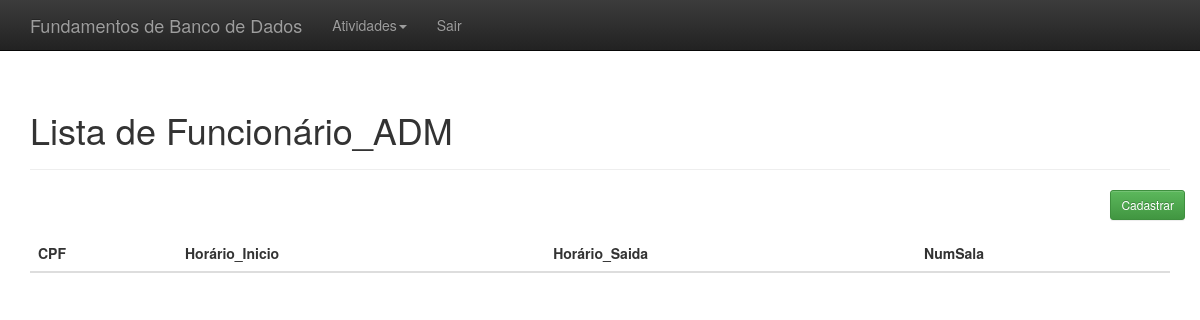
The app's page /index.php?link=14, older data.
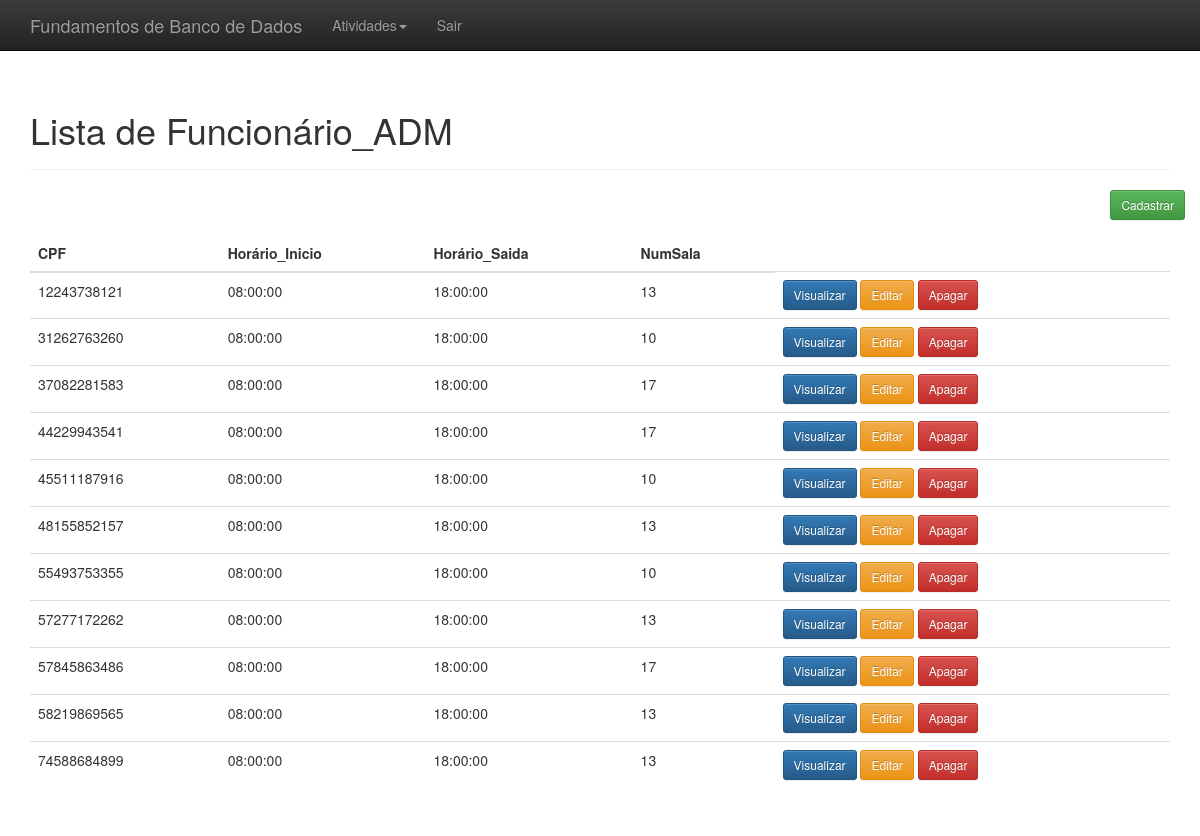
The same page, newer data.
### tables this page shows
CREATE TABLE FuncionarioADM(
	CPF VARCHAR(11) ,
    HorarioInicio TIME,
    HorarioSaida TIME, 
    NumSala INT
    );

### listar_funcionarioadm.php (the view, shortened to what this page needs)
<?php
    include "conexao.php";
	$resultado=mysqli_query($conectar,"SELECT * FROM funcionarioadm ORDER BY CPF");
?>
<div class="container theme-showcase" role="main">
  <div class="page-header">
	<h1>Lista de Funcionário_ADM</h1>
  </div>
  <div class="row espaco">
	<div class="pull-right">
		<a href="index.php?link=3"<button type='button' class='btn btn-sm btn-success'>Cadastrar</button></a>
	</div>
  </div>
  <div class="row">
	<div class="col-md-12">
	  <table class="table">
		<thead>
		  <tr>
			<th>CPF</th>
			<th>Horário_Inicio</th>
			<th>Horário_Saida</th>
			<th>NumSala</th>
		  </tr>
		</thead>
		<tbody>
			<?php
				while($linhas = mysqli_fetch_array($resultado)){
					echo "<tr>";
						echo "<td>".$linhas['CPF']."</td>";
						echo "<td>".$linhas['HorarioInicio']."</td>";
						echo "<td>".$linhas['HorarioSaida']."</td>";
						echo "<td>".$linhas['NumSala']."</td>";
						?>
						<td>
						<a href='index.php?link=5&id=<?php echo $linhas['id']; ?>'><button type='button' class='btn btn-sm btn-primary'>Visualizar</button></a>
						<a href='index.php?link=16&CPF=<?php echo $linhas['CPF']; ?>'><button type='button' class='btn btn-sm btn-warning'>Editar</button></a>
						<a href='processa/proc_apagar_funcionarioadm.php?CPF=<?php echo $linhas['CPF']; ?>'><button type='button' class='btn btn-sm btn-danger'>Apagar</button></a>
						<?php
					echo "</tr>";
				}
			?>
		</tbody>
	  </table>
	</div>
  </div>
</div>

### index.php (shortened to what this page needs)
<!DOCTYPE html>
<html lang="pt-br">
  <head>
    <link href="css/bootstrap.min.css" rel="stylesheet">
    <link href="css/bootstrap-theme.min.css" rel="stylesheet">
    <link href="css/ie10-viewport-bug-workaround.css" rel="stylesheet">
    <link href="css/theme.css" rel="stylesheet">
  </head>
  <body role="document">
	<?php
		include_once("menu_admin.php");
		if(isset($_GET['link'])){
			$link = $_GET["link"];
		}
		$pag[1] = "bem_vindo.php";
		$pag[2] = "listar_usuario.php";
		$pag[3] = "cad_usuario.php";
		$pag[4] = "editar_usuario.php";
		$pag[5] = "visual_usuario.php";
        $pag[6] = "listar_departamento.php";
		$pag[7] = "cad_departamento.php";
		$pag[8] = "editar_departamento.php";
		$pag[9] = "visual_departamento.php";
        $pag[10] = "listar_funcionario.php";
		$pag[11] = "cad_funcionario.php";
		$pag[12] = "editar_funcionario.php";
		$pag[13] = "visual_funcionario.php";
        $pag[14] = "listar_funcionarioadm.php";
		$pag[15] = "cad_funcionarioadm.php";
		$pag[16] = "editar_funcionarioadm.php";
		$pag[17] = "visual_funcionarioadm.php";
        $pag[18] = "listar_funcionarioprojeto.php";
		$pag[19] = "cad_funcionarioprojeto.php";
		$pag[20] = "editar_funcionarioprojeto.php";
		$pag[21] = "visual_funcionarioprojeto.php";
        $pag[22] = "listar_projeto.php";
		$pag[23] = "cad_projeto.php";
		$pag[24] = "editar_projeto.php";
		$pag[25] = "visual_projeto.php";
        $pag[26] = "listar_historicofuncionario.php";
		$pag[27] = "cad_historicofuncionario.php";
		$pag[28] = "editar_historicofuncionario.php";
		$pag[29] = "visual_historicofuncionario.php";
		if(!empty($link)){
			if(file_exists($pag[$link])){
				include $pag[$link];
			}else{
				include "bem_vindo.php";
			}
		}else{
			include "bem_vindo.php";
		}
	?>
  </body>
</html>

### menu_admin.php (shortened to what this page needs)
 <nav class="navbar navbar-inverse navbar-fixed-top">
   <div class="container">
     <div class="navbar-header">
       <a class="navbar-brand" href="index.php">Fundamentos de Banco de Dados</a>
     </div>
     <div id="navbar" class="navbar-collapse collapse">
       <ul class="nav navbar-nav">
         <li class="dropdown">
           <a href="#" class="dropdown-toggle" data-toggle="dropdown" role="button" aria-haspopup="true" aria-expanded="false">Atividades<span class="caret"></span></a>
         </li>
<li><a href="sair.php">Sair</a></li>
       </ul>
     </div>
   </div>
 </nav>

### css/theme.css (style rules this page uses)
body { padding-top: 70px; padding-bottom: 30px; }
.espaco { margin-bottom:15px; }

Row changes from the older to the newer data that the page shows:
added funcionarioadm: CPF "12243738121", HorarioInicio "08:00:00", HorarioSaida "18:00:00", NumSala "13"
added funcionarioadm: CPF "31262763260", HorarioInicio "08:00:00", HorarioSaida "18:00:00", NumSala "10"
added funcionarioadm: CPF "37082281583", HorarioInicio "08:00:00", HorarioSaida "18:00:00", NumSala "17"
added funcionarioadm: CPF "44229943541", HorarioInicio "08:00:00", HorarioSaida "18:00:00", NumSala "17"
added funcionarioadm: CPF "45511187916", HorarioInicio "08:00:00", HorarioSaida "18:00:00", NumSala "10"
added funcionarioadm: CPF "48155852157", HorarioInicio "08:00:00", HorarioSaida "18:00:00", NumSala "13"
added funcionarioadm: CPF "55493753355", HorarioInicio "08:00:00", HorarioSaida "18:00:00", NumSala "10"
added funcionarioadm: CPF "57277172262", HorarioInicio "08:00:00", HorarioSaida "18:00:00", NumSala "13"
added funcionarioadm: CPF "57845863486", HorarioInicio "08:00:00", HorarioSaida "18:00:00", NumSala "17"
added funcionarioadm: CPF "58219869565", HorarioInicio "08:00:00", HorarioSaida "18:00:00", NumSala "13"
added funcionarioadm: CPF "74588684899", HorarioInicio "08:00:00", HorarioSaida "18:00:00", NumSala "13"
